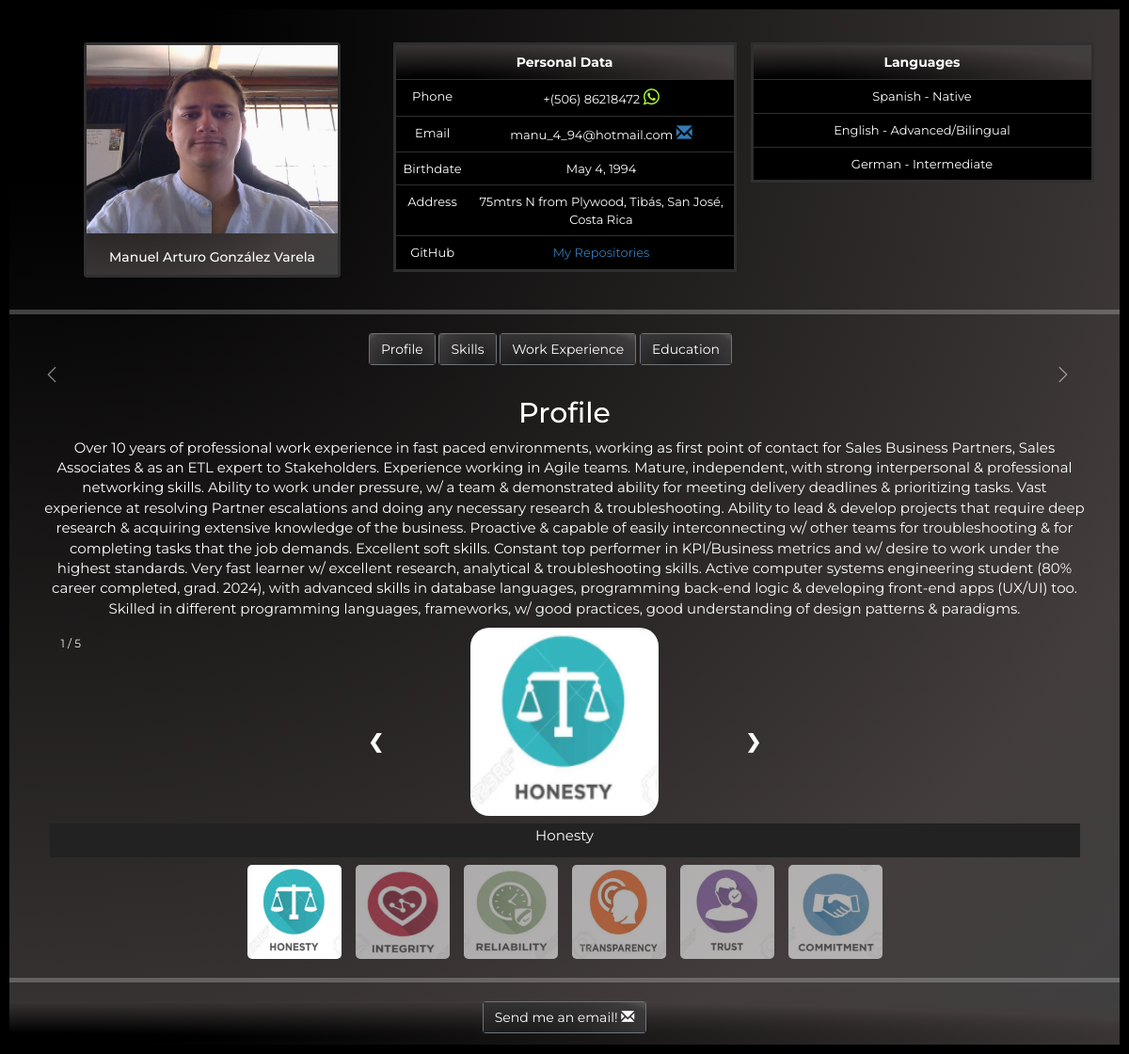
The page / on the database its author committed.
### my_cv/models.py (models this page shows)
class Personal(models.Model):
    name = models.CharField(max_length=60)
    middleName = models.CharField(max_length=60)
    lastName1 = models.CharField(max_length=60)
    lastName2 = models.CharField(max_length=60)
    email = models.CharField(max_length=60)
    phone = models.CharField(max_length=60)
    birthDate = models.DateField()
    img = models.ImageField(upload_to='my_cv/static/my_cv/img')
    address = models.CharField(max_length=600)
    github = models.CharField(max_length=100)
    def __str__(self):
        return f"{self.name} {self.middleName} {self.lastName1} {self.lastName2}"

class cvTitles(models.Model):
    title = models.CharField(max_length=100)
    def __str__(self):
        return f"{self.title}"

class Languages(models.Model):
    language = models.CharField(max_length=60)
    level = models.CharField(max_length=60)
    def __str__(self):
        return f"{self.language} - {self.level}"

class Profile(models.Model):
    description = models.CharField(max_length=1500)
    def __str__(self):
        return self.description

### my_cv/views.py (the view)
# urls.py: path('',include('my_cv.urls'),name="cv_manu"),
def my_cv(request):
    personalData = models.Personal.objects.get(pk=1)
    name = personalData
    phone = personalData.phone
    email = personalData.email
    birthDate = personalData.birthDate
    address = personalData.address
    img = str(personalData.img)
    imgBasePath = os.path.basename(img)
    value = "option1"
    languages = models.Languages.objects.all()
    profileDesc = models.Profile.objects.all()
    dict = {"data":{
            "Phone":phone,
            "Email":email,
            "Birthdate":birthDate,
            "Address":address,
            "GitHub":personalData.github
            },
            "fullName":name,
            "img":imgBasePath,
            "languages":languages,
            "button":value,
            "description":profileDesc[0],
            }
    dict["xpWork"] = workXP()
    dict["skills"] = Skills()
    dict["Education"] = Education()
    dict["skillDetails"] = skillDetailsfunction()
    dict["skillImg"] = skillImg()
    dict["Titles"] = Titles()
    dict["buttons"] = buttonTitles()
    if request.method == 'POST':
        value = request.POST.get('button')
    dict["button"] = value
    return render(request,'my_cv/manucv.html',context = dict)

### my_cv/models.py (called while the page is built)
    def __str__(self):
        return f"{self.skillName}"

    def __str__(self):
        return f"{self.skillName}"

    def __str__(self):
        if self.toDate is None:
            return  f"{self.position} - {self.companyName} (from: {self.fromDate}): {self.jobDescription}"
        else:
            return f"{self.position} - {self.companyName} (from: {self.fromDate} to: {self.toDate}): {self.jobDescription}"

### my_cv/views.py (called while the page is built)
def buttonTitles():
      titles = models.cvTitles.objects.all()
      new_dict = {"Profile":{"btn1":f"{titles[2]}","num":1},
                  "Skills":{"btn1":f"{titles[3]}","num":2},
                  "WorkExperience":{"btn1":f"{titles[4]}","num":3},
                  "Education":{"btn1":f"{titles[5]}","num":4}
                  }
      return new_dict

def Titles():
      titles = models.cvTitles.objects.all()
      new_dict = {"PersonalData":titles[0],
                  "Languages":titles[1],
                  "Profile":titles[2],
                  "Skills":titles[3],
                  "WorkExperience":titles[4],
                  "Education":titles[5],
                  "EducationCertificates":titles[6]}
      return new_dict

def workXP():
    workXP = models.WorkXP.objects.all()
    indexWork = 0
    new_dict = {}
    for work in workXP:
        year_monthFrom = str(work.fromDate)
        year_monthFrom = year_monthFrom[:7]
        if work.toDate is not None:
                year_monthTo = str(work.toDate)
                year_monthTo = year_monthTo[:7]
                fromTo = (f"From: {year_monthFrom} To: {year_monthTo}")
        else:
                fromTo = (f"From: {year_monthFrom}")
        new_dict[f"work{indexWork}"] = {"description":f"{work}","position":indexWork, "fromTo": fromTo}
        indexWork = indexWork+1
    return new_dict

def Skills():
        skills = models.Skills.objects.all()
        indexSkills = 0
        new_dict = {}
        for skill in skills:
                new_dict[f"skill{indexSkills}"] = skill
                indexSkills = indexSkills+1
        return new_dict

def skillDetailsfunction():
        skillDetails = models.skillDetails.objects.all()
        indexSkill = 0
        new_dict = {}
        for skill in skillDetails:
            new_dict[indexSkill] ={"skill":f"{skill}","yrs":skill.yearsPractice}
            indexSkill = indexSkill+1
        return new_dict

### my_cv/templates/my_cv/manucv.html (shortened to what this page needs)
{%extends 'CV/base.html'%}
{%block content%}
{%load static%}
<link rel="stylesheet" href="{% static 'my_cv/css/custom.css' %}">
{%if button == "option1" %}
<div class="container">
<div id="carouselExampleControls" class="carousel slide" data-bs-ride="false">
<div class="row">
<div class="col" style="position:absolute; ">
        <button style="height:20px;width:50px;" class="carousel-control-prev" type="button" data-bs-target="#carouselExampleControls" data-bs-slide="prev">
          <span class="carousel-control-prev-icon" aria-hidden="true"></span>
        </button>
</div>
<div class="col" >
        <div class="carousel-inner">
          <div class="carousel-item active" style="color:white;font-size:15px; text-align: center;">
                <div class="container topheader text-center" style="height: 100%; width: 100%;">
                        <div class="row">
                                <h2>{{Titles.Profile}}</h2>
           <p>{{description}}</p>
                </div>
                <div class="row">
                        <div class="container">
                                <div class="mySlides">
                                        <div class="numbertext">1 / 5</div>
                                        <img src="{% static 'my_cv/img/profile/Honesty.png' %}" style="width:200px;height:200px; border-radius: 10%;">
                                      </div>
                                <a class="prev" onclick="plusSlides(-1)">❮</a>
                                <a class="next" onclick="plusSlides(1)">❯</a>
                                <div class="caption-container" style="margin-top: 8px; margin-bottom: 8px;">
                                  <p id="caption"></p>
                                </div>
                                <div class="row" style="display:flex; justify-content: center;">
                                  <div class="column flip-container">
                                        <div class="flip-this">
                                    <img class="demo cursor" src="{% static 'my_cv/img/profile/Honesty.png' %}" style="width:100px;height:100px; border-radius: 5%;" onclick="currentSlide(1)" alt="Honesty">
                                  </div>
                                </div>
                                  <div class="column flip-container">
                                        <div class="flip-this">
                                    <img class="demo cursor" src="{% static 'my_cv/img/profile/Integrity.png' %}" style="width:100px;height:100px; border-radius: 5%;" onclick="currentSlide(2)" alt="Integrity">
                                  </div>
                                </div>
                                  <div class="column flip-container">
                                        <div class="flip-this">
                                    <img class="demo cursor" src="{% static 'my_cv/img/profile/Reliability.png' %}" style="width:100px;height:100px; border-radius: 5%;" onclick="currentSlide(3)" alt="Reliability">
                                  </div>
                                </div>
                                  <div class="column flip-container">
                                        <div class="flip-this">
                                    <img class="demo cursor" src="{% static 'my_cv/img/profile/Transparency.png' %}" style="width:100px;height:100px; border-radius: 5%;" onclick="currentSlide(4)" alt="Transparency">
                                  </div>
                                </div>
                                  <div class="column flip-container">
                                        <div class="flip-this">
                                    <img class="demo cursor" src="{% static 'my_cv/img/profile/Trust.png' %}" style="width:100px;height:100px; border-radius: 5%;" onclick="currentSlide(5)" alt="Trust">
                                  </div>
                                </div>
                                  <div class="column flip-container">
                                        <div class="flip-this">
                                        <img class="demo cursor" src="{% static 'my_cv/img/profile/Commitment.png' %}" style="width:100px;height:100px; border-radius: 5%;" onclick="currentSlide(6)" alt="Commitment">
                                  </div>
                                </div>
                                </div>
                              </div>
                </div>
        </div>
</div>
        </div>
</div>
<div class="col" style="position:absolute; right:0%; ">
        <button style="height:20px;width:50px;" class="carousel-control-next" type="button" data-bs-target="#carouselExampleControls" data-bs-slide="next">
          <span class="carousel-control-next-icon" aria-hidden="true"></span>
        </button>
</div>
</div>
</div>
</div>
{% endif %}
{%endblock%}

### templates/CV/base.html (shortened to what this page needs)
<!DOCTYPE html>
<html lang="en">
<head>
    <link href="https://cdn.jsdelivr.net/npm/bootstrap@5.3.0/dist/css/bootstrap.min.css" rel="stylesheet">
    <link rel="stylesheet" href="https://maxcdn.bootstrapcdn.com/bootstrap/3.3.7/css/bootstrap.min.css">
    <link rel="stylesheet" href="https://cdnjs.cloudflare.com/ajax/libs/font-awesome/4.7.0/css/font-awesome.min.css">
  </head>
<body class="radial-gradient" onload="currentSlide(1)">
    {%load static%}
    <link rel="stylesheet" href="{% static 'my_cv/css/custom.css' %}">
<div class="container topheader text-center">
<div class="row">
          <div class="col flip-container" style="height: auto; width: auto;" >
          <div class="flip-this">
            <div class="card radial-gradient" style="height: auto; width: 75%;margin-left:14%; border: rgb(47, 47, 47) solid;">
            <img src="{% static 'my_cv/img/' %}{{img}}" alt="img"
            style="height: 200px;">
            <h5 style="color: white; padding-top: 3%;">{{fullName}}</h5>
          </div>
          </div>
          </div>
 <div class="col flip-container" style="height: 100%; width: 100%;">
  <div class="flip-this">
    <table class="table table-hover" style="height: 100%; width: 100%; border: rgb(47, 47, 47) solid;">
    <tbody>
        <tr>
        <th class="radial-gradient" colspan="2" style="background-color: black;color:white; text-align: center;">
              {{Titles.PersonalData}}
        </th>
        </tr>
        {%for key,value in data.items %}
        {%if key == "GitHub"%}
        <tr>
          <td style="background-color: black; font-size: small;  color:white">
            {{key}}
          </td>
          <td style="background-color: black; font-size: small; color:white">
          <a href="{{value}}"> My Repositories</a>
        </td>
        </tr>
        {%elif key == "Phone"%}
        <tr>
          <td style="background-color: black; font-size: small;  color:white">
            {{key}}
          </td>
          <td style="background-color: black; font-size: small; color:white">
            +(506) {{value}} <a href="https://wa.me/{{value}}"> <i class="fa fa-whatsapp" style="color: greenyellow;" id="whatsapp-icon"></i>	</a>
        </td>
        </tr>
        {%elif key == "Email"%}
        <tr>
          <td style="background-color: black; font-size: small;  color:white">
            {{key}}
          </td>
          <td style="background-color: black; font-size: small; color:white">
            {{value}} <a href="mailto:{{data.Email}}?subject=CV contact &body=Hi, Manuel! ..."><i class="glyphicon glyphicon-envelope" id="envelope-icon"></i></a>
        </td>
        </tr>
{%else%}
<tr>
  <td style="background-color: black; font-size: small;  color:white">
    {{key}}
  </td>
  <td style="background-color: black; font-size: small; color:white">
    {{value}}
</td>
</tr>
      {%endif%}
        {%endfor%}
      </tbody>
      </table>
      </div>
    </div>
          <div class="col flip-container" style="height: 100%; width: 100%;">
            <div class="flip-this">
            <table class="table table-hover" style="height: 100%; width: 100%;border: rgb(47, 47, 47) solid;  margin-right: auto;">
              <tbody>
                  <tr>
                  <th class="radial-gradient" colspan="2" style="background-color: black; color:white;text-align: center;">
                    {{Titles.Languages}}
                  </th>
                  </tr>
           {%for language in languages %}
          <tr>
            <td colspan="2" style="background-color: black; font-size: small; color:white">
              {{language}}
          </td>
          </tr>
          {% endfor%}
                </tbody>
                </table>
              </div>
          </div>
</div>
</div>
<hr style="width:100%;text-align:left;margin-left:0;border-width:5px;color:white;">
<div class="container">
<div class="row top2header">
<form action="" method="POST" >
  {%for key,value in buttons.items %}
  <button class="btn button1 btn-secondary radial-gradient2" type="submit" name="button" value="option{{value.num}}">{{value.btn1}}</button>
  {%endfor%}
</form>
</div>
</div>
    {%block content%}
    {%endblock%}
<hr style="width:100%;text-align:left;margin-left:0;border-width:5px;color:white;">
<footer class="radial-gradient" >
  <div class="container" style="text-align: center; width: auto;height: auto; padding-bottom:1%">
<a href="mailto:{{data.Email}}?subject=CV contact &body=Hi, Manuel! ...">
  <button class="btn button1 btn-secondary radial-gradient2" id="btnOutlook" style="width: auto; height: auto; color: white; ">Send me an email! <i class="glyphicon glyphicon-envelope"></i>
  </button>
</a>
</div>
</footer>
</body>
</html>

### my_cv/static/my_cv/css/custom.css (style rules this page uses)
.topheader { margin-top:3%; margin-left: auto; margin-right: auto; }
.top2header { margin-top:0%; text-align: center; height: 100%; width: 100%; }
body { background-color: #433d3d; border:#000000 10px solid; font-family: 'Montserrat', sans-serif; }
.radial-gradient { background-repeat:no-repeat; background-size: 100% 100%; background-image: radial-gradient(farthest-corner at 40px 40px, #000000 10%, #433d3d 80%,#3f3f3f 100%); }
.radial-gradient2 { background-repeat:no-repeat; background-size: 100% 100%; background-image: radial-gradient(farthest-corner at 40px 40px, #171717 5%, #3c3a3a 88%,#575757 100%); }
.flip-container { background: transparent; display: inline-block; }
.flip-this { position: relative; width: 100%; height: 100%; transition: transform 0.6s; transform-style: preserve-3d; }
button.button1 { width: auto; height: auto; }
* { box-sizing: border-box; }
img { vertical-align: middle; }
.container { position: relative; }
.mySlides { display: none; }
.cursor { cursor: pointer; }
.prev, .next { cursor: pointer; position: absolute; top: 40%; width: auto; padding: 16px; margin-top: -50px; color: white; font-weight: bold; font-size: 20px; border-radius: 0 3px 3px 0; user-select: none; -webkit-user-select: none; }
.next { right: 30%; border-radius: 3px 0 0 3px; }
.prev { left: 30%; border-radius: 3px 0 0 3px; }
.numbertext { color: #f2f2f2; font-size: 12px; padding: 8px 12px; position: absolute; top: 0; }
.caption-container { text-align: center; background-color: #222; padding: 2px 16px; color: white; }
.row:after { content: ""; display: table; clear: both; }
.column { width: auto; text-align: center; }
.demo { opacity: 0.6; }
.active, .demo:hover { opacity: 1; }
#whatsapp-icon { font-size: 20px; }
#envelope-icon { font-size: 17px; }

### rows shown on the page
Personal: name+middleName+lastName1 "Manuel Arturo González Varela", data "86218472", data "manu_4_94@hotmail.com", data "May 4, 1994" "75mtrs N from Plywood, Tibás, San José, Costa Rica"
cvTitles: PersonalData "Personal Data"
cvTitles: Languages "Languages"
Languages: language+level "Spanish - Native"
Languages: language+level "English - Advanced/Bilingual"
Languages: language+level "German - Intermediate"
cvTitles: btn1 "Profile", Profile "Profile"
cvTitles: btn1 "Skills"
cvTitles: btn1 "Work Experience"
cvTitles: btn1 "Education"
Profile: description "Over 10 years of professional work experience in fast paced environments, working as first point of contact for Sales Business Partners, Sales Associates & as an ETL expert to Stakeholders. Experience working in Agile teams. Mature, independent, with strong interpersonal & professional networking skills. Ability to work under pressure, w/ a team & demonstrated ability for meeting delivery deadlines & prioritizing tasks. Vast experience at resolving Partner escalations and doing any necessary research & troubleshooting. Ability to lead & develop projects that require deep research & acquiring extensive knowledge of the business. Proactive & capable of easily interconnecting w/ other teams…"

### other values the page prints
{{ key }} "Phone"
{{ key }} "Email"
{{ key }} "Birthdate" "Address"
{{ key }} "GitHub"
